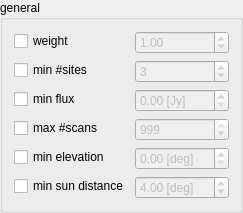
          <widget class="QGroupBox" name="groupBox_2">
           <property name="title">
            <string>general</string>
           </property>
           <property name="checkable">
            <bool>false</bool>
           </property>
           <property name="checked">
            <bool>false</bool>
           </property>
           <layout class="QFormLayout" name="formLayout_5">
            <item row="0" column="0">
             <widget class="QCheckBox" name="checkBox_weight">
              <property name="whatsThis">
               <string>&lt;html&gt;&lt;head/&gt;&lt;body&gt;&lt;p&gt;Select parameter. &lt;/p&gt;&lt;p&gt;Parameters which are selected will &lt;span style=&quot; font-weight:600;&quot;&gt;override&lt;/span&gt; parameters from its &lt;span style=&quot; font-weight:600;&quot;&gt;parents&lt;/span&gt;. &lt;/p&gt;&lt;/body&gt;&lt;/html&gt;</string>
              </property>
              <property name="text">
               <string>weight</string>
              </property>
             </widget>
            </item>
            <item row="0" column="1">
             <widget class="QDoubleSpinBox" name="weightDoubleSpinBox">
              <property name="enabled">
               <bool>false</bool>
              </property>
              <property name="toolTip">
               <string>weight of this source for selection of best scan</string>
              </property>
              <property name="statusTip">
               <string>weight of this source for selection of best scan</string>
              </property>
              <property name="whatsThis">
               <string>&lt;html&gt;&lt;head/&gt;&lt;body&gt;&lt;p&gt;If you give a source &lt;span style=&quot; font-weight:600;&quot;&gt;extra weight&lt;/span&gt; (weight &amp;gt;1) then the software will &lt;span style=&quot; font-weight:600;&quot;&gt;prefere scans to this source&lt;/span&gt;. &lt;/p&gt;&lt;/body&gt;&lt;/html&gt;</string>
              </property>
              <property name="maximum">
               <double>999.000000000000000</double>
              </property>
              <property name="singleStep">
               <double>0.250000000000000</double>
              </property>
              <property name="value">
               <double>1.000000000000000</double>
              </property>
             </widget>
            </item>
            <item row="1" column="0">
             <widget class="QCheckBox" name="checkBox_minNumberOfStations">
              <property name="whatsThis">
               <string>&lt;html&gt;&lt;head/&gt;&lt;body&gt;&lt;p&gt;Select parameter. &lt;/p&gt;&lt;p&gt;Parameters which are selected will &lt;span style=&quot; font-weight:600;&quot;&gt;override&lt;/span&gt; parameters from its &lt;span style=&quot; font-weight:600;&quot;&gt;parents&lt;/span&gt;. &lt;/p&gt;&lt;/body&gt;&lt;/html&gt;</string>
              </property>
              <property name="text">
               <string>min #sites</string>
              </property>
             </widget>
            </item>
            <item row="1" column="1">
             <widget class="QSpinBox" name="spinBox_minNumberOfStations">
              <property name="enabled">
               <bool>false</bool>
              </property>
              <property name="toolTip">
               <string>required number of stations for scans to this source</string>
              </property>
              <property name="statusTip">
               <string>required number of stations for scans to this source</string>
              </property>
              <property name="whatsThis">
               <string>&lt;html&gt;&lt;head/&gt;&lt;body&gt;&lt;p&gt;Minimum number of participating stations in a scan to this source. If there are fewer stations in the session this number will be removed to the number of stations.&lt;/p&gt;&lt;/body&gt;&lt;/html&gt;</string>
              </property>
              <property name="suffix">
               <string/>
              </property>
              <property name="minimum">
               <number>2</number>
              </property>
              <property name="maximum">
               <number>9999</number>
              </property>
              <property name="value">
               <number>3</number>
              </property>
             </widget>
            </item>
            <item row="2" column="0">
             <widget class="QCheckBox" name="checkBox_minFlux">
              <property name="whatsThis">
               <string>&lt;html&gt;&lt;head/&gt;&lt;body&gt;&lt;p&gt;Select parameter. &lt;/p&gt;&lt;p&gt;Parameters which are selected will &lt;span style=&quot; font-weight:600;&quot;&gt;override&lt;/span&gt; parameters from its &lt;span style=&quot; font-weight:600;&quot;&gt;parents&lt;/span&gt;. &lt;/p&gt;&lt;/body&gt;&lt;/html&gt;</string>
              </property>
              <property name="text">
               <string>min flux</string>
              </property>
             </widget>
            </item>
            <item row="2" column="1">
             <widget class="QDoubleSpinBox" name="doubleSpinBox_minFlux">
              <property name="enabled">
               <bool>false</bool>
              </property>
              <property name="toolTip">
               <string>minimum flux density in Jansky for observations to this source</string>
              </property>
              <property name="statusTip">
               <string>minimum flux density in Jansky for observations to this source</string>
              </property>
              <property name="whatsThis">
               <string>&lt;html&gt;&lt;head/&gt;&lt;body&gt;&lt;p&gt;Minimum flux density in Jansky for observations to this source. &lt;/p&gt;&lt;/body&gt;&lt;/html&gt;</string>
              </property>
              <property name="suffix">
               <string> [Jy]</string>
              </property>
              <property name="singleStep">
               <double>0.100000000000000</double>
              </property>
             </widget>
            </item>
            <item row="3" column="0">
             <widget class="QCheckBox" name="checkBox_maxNumberOfScans">
              <property name="whatsThis">
               <string>&lt;html&gt;&lt;head/&gt;&lt;body&gt;&lt;p&gt;Select parameter. &lt;/p&gt;&lt;p&gt;Parameters which are selected will &lt;span style=&quot; font-weight:600;&quot;&gt;override&lt;/span&gt; parameters from its &lt;span style=&quot; font-weight:600;&quot;&gt;parents&lt;/span&gt;. &lt;/p&gt;&lt;/body&gt;&lt;/html&gt;</string>
              </property>
              <property name="text">
               <string>max #scans</string>
              </property>
             </widget>
            </item>
            <item row="3" column="1">
             <widget class="QSpinBox" name="spinBox_maxNumberOfScans">
              <property name="enabled">
               <bool>false</bool>
              </property>
              <property name="toolTip">
               <string>maximum number of scans to this source</string>
              </property>
              <property name="statusTip">
               <string>maximum number of scans to this source</string>
              </property>
              <property name="whatsThis">
               <string>&lt;html&gt;&lt;head/&gt;&lt;body&gt;&lt;p&gt;Maximum number of scans to this source. &lt;/p&gt;&lt;/body&gt;&lt;/html&gt;</string>
              </property>
              <property name="suffix">
               <string/>
              </property>
              <property name="maximum">
               <number>999</number>
              </property>
              <property name="value">
               <number>999</number>
              </property>
             </widget>
            </item>
            <item row="4" column="0">
             <widget class="QCheckBox" name="checkBox_minElevation">
              <property name="whatsThis">
               <string>&lt;html&gt;&lt;head/&gt;&lt;body&gt;&lt;p&gt;Select parameter. &lt;/p&gt;&lt;p&gt;Parameters which are selected will &lt;span style=&quot; font-weight:600;&quot;&gt;override&lt;/span&gt; parameters from its &lt;span style=&quot; font-weight:600;&quot;&gt;parents&lt;/span&gt;. &lt;/p&gt;&lt;/body&gt;&lt;/html&gt;</string>
              </property>
              <property name="text">
               <string>min elevation</string>
              </property>
             </widget>
            </item>
            <item row="4" column="1">
             <widget class="QDoubleSpinBox" name="doubleSpinBox_minElevation">
              <property name="enabled">
               <bool>false</bool>
              </property>
              <property name="toolTip">
               <string>minimum station elevation for observations to this source in degrees</string>
              </property>
              <property name="statusTip">
               <string>minimum station elevation for observations to this source in degrees</string>
              </property>
              <property name="whatsThis">
               <string>&lt;html&gt;&lt;head/&gt;&lt;body&gt;&lt;p&gt;Minimum required elevation for scans to this source in degrees. &lt;br/&gt;This value is also set in the station parameters &lt;img src=&quot;:/icons/icons/station_p.png&quot; width=&quot;30&quot; height=&quot;30&quot;/&gt;. The minimum of this value and the value from the station parameters will be taken. &lt;/p&gt;&lt;/body&gt;&lt;/html&gt;</string>
              </property>
              <property name="suffix">
               <string> [deg]</string>
              </property>
             </widget>
            </item>
            <item row="5" column="0">
             <widget class="QCheckBox" name="checkBox_minSunDistance">
              <property name="whatsThis">
               <string>&lt;html&gt;&lt;head/&gt;&lt;body&gt;&lt;p&gt;Select parameter. &lt;/p&gt;&lt;p&gt;Parameters which are selected will &lt;span style=&quot; font-weight:600;&quot;&gt;override&lt;/span&gt; parameters from its &lt;span style=&quot; font-weight:600;&quot;&gt;parents&lt;/span&gt;. &lt;/p&gt;&lt;/body&gt;&lt;/html&gt;</string>
              </property>
              <property name="text">
               <string>min sun distance</string>
              </property>
             </widget>
            </item>
            <item row="5" column="1">
             <widget class="QDoubleSpinBox" name="doubleSpinBox_minSunDistance">
              <property name="enabled">
               <bool>false</bool>
              </property>
              <property name="toolTip">
               <string>minimum required distance from the sun</string>
              </property>
              <property name="statusTip">
               <string>minimum required distance from the sun</string>
              </property>
              <property name="whatsThis">
               <string>&lt;html&gt;&lt;head/&gt;&lt;body&gt;&lt;p&gt;Minimum required angle between source and sun in degrees. &lt;/p&gt;&lt;/body&gt;&lt;/html&gt;</string>
              </property>
              <property name="suffix">
               <string> [deg]</string>
              </property>
              <property name="maximum">
               <double>180.000000000000000</double>
              </property>
              <property name="value">
               <double>4.000000000000000</double>
              </property>
             </widget>
            </item>
           </layout>
          </widget>
